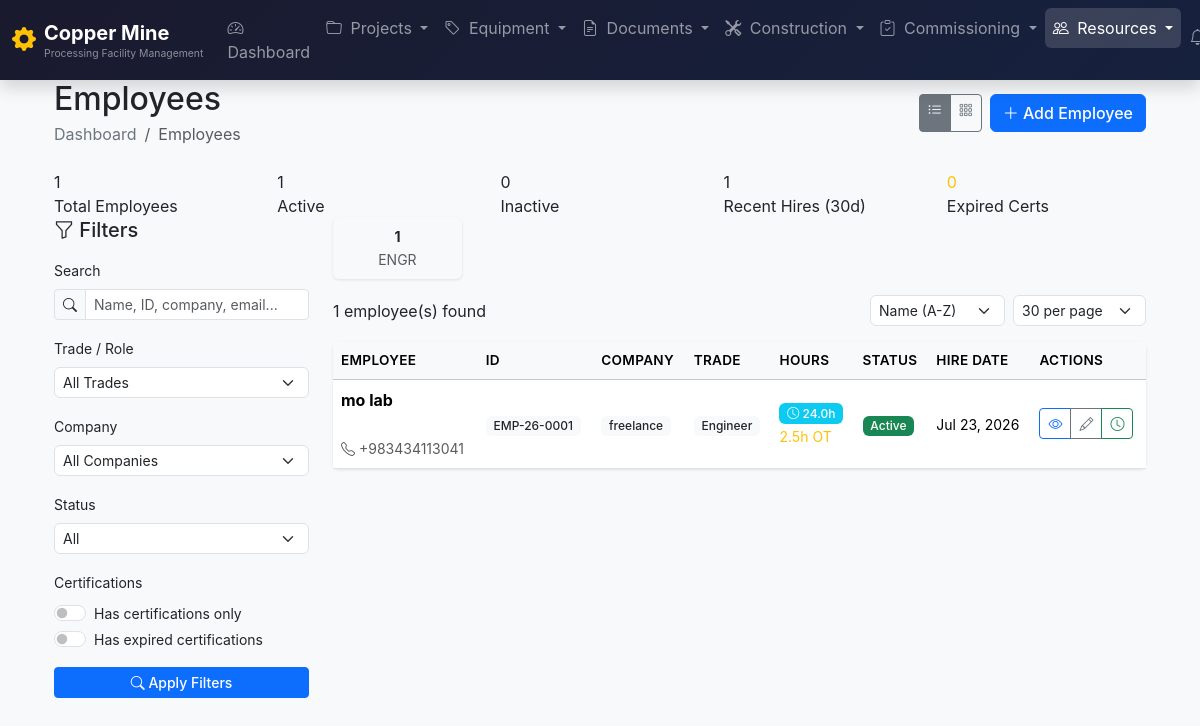
Page /resources/employees/ (signed in) on the earlier database version.
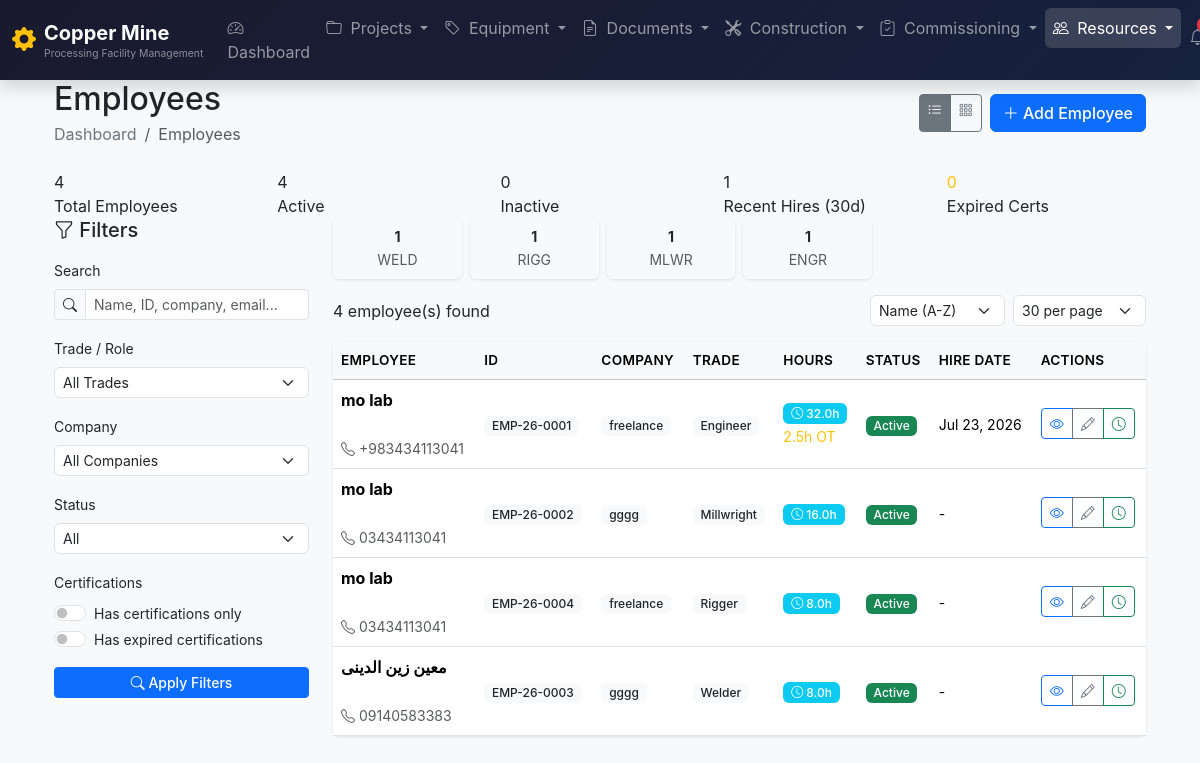
Same page on the later database version.
### resources/models.py (models this page shows, shortened)
class Employee(models.Model):
	class Trade(models.TextChoices):
		MILLWRIGHT = 'MLWR', 'Millwright'
		ELECTRICIAN = 'ELEC', 'Electrician'
		WELDER = 'WELD', 'Welder'
		PIPE_FITTER = 'PIPE', 'Pipe Fitter'
		INSTRUMENT_TECH = 'INST', 'Instrument Technician'
		RIGGER = 'RIGG', 'Rigger'
		SUPERVISOR = 'SUPV', 'Supervisor'
		ENGINEER = 'ENGR', 'Engineer'
		SAFETY_OFFICER = 'SAFE', 'Safety Officer'
		LABORER = 'LAB', 'Laborer'
		OPERATOR = 'OPER', 'Operator'
		OTHER = 'OTHR', 'Other'
	user = models.OneToOneField(
			User, on_delete=models.SET_NULL, null=True, blank=True,
			related_name='employee_profile'
			)
	employee_id = models.CharField(max_length=50, unique=True)
	first_name = models.CharField(max_length=100)
	last_name = models.CharField(max_length=100)
	company = models.CharField(max_length=255, help_text="Contractor or employer name")
	trade = models.CharField(max_length=5, choices=Trade.choices)
	phone = models.CharField(max_length=50, blank=True)
	email = models.EmailField(blank=True)
	is_active = models.BooleanField(default=True)
	hire_date = models.DateField(null=True, blank=True)
	termination_date = models.DateField(null=True, blank=True)
	notes = models.TextField(blank=True)
	created_at = models.DateTimeField(auto_now_add=True)
	updated_at = models.DateTimeField(auto_now=True)
	class Meta:
		ordering = ['last_name', 'first_name']
		verbose_name = 'Employee'
		verbose_name_plural = 'Employees'
	@property
	def full_name(self):
		return f"{self.first_name} {self.last_name}"

### resources/views.py (the view, shortened to what this page needs)
# urls.py: path('employees/', EmployeeListView.as_view(), name='employee_list'),
class EmployeeListView(LoginRequiredMixin, generic.ListView):
	model = Employee
	template_name = 'resources/employee_list.html'
	context_object_name = 'employees'
	paginate_by = 30
	def get_queryset(self):
		queryset = Employee.objects.select_related('user').annotate(
				certification_count=Count('certifications', distinct=True),
				timesheet_count=Count('timesheets', distinct=True),
				total_hours=Sum('timesheets__hours_worked'),
				total_overtime=Sum('timesheets__overtime_hours'),
				)
		form = EmployeeSearchForm(self.request.GET)
		if form.is_valid():
			data = form.cleaned_data
			if data.get('trade'):
				queryset = queryset.filter(trade=data['trade'])
			if data.get('company'):
				queryset = queryset.filter(company__icontains=data['company'])
			if data.get('is_active') in ['true', 'false']:
				queryset = queryset.filter(is_active=data['is_active'] == 'true')
			if data.get('has_certifications') == 'true':
				queryset = queryset.filter(certification_count__gt=0)
			if data.get('has_expired_certs') == 'true':
				queryset = queryset.filter(expired_certification_count__gt=0)
		sort = self.request.GET.get('sort', 'last_name')
		allowed_sorts = [
				'first_name', '-first_name',
				'last_name', '-last_name',
				'employee_id', '-employee_id',
				'company', '-company',
				'trade', '-trade',
				'hire_date', '-hire_date',
				'certification_count', '-certification_count',
				'total_hours', '-total_hours',
				]
		if sort in allowed_sorts:
			queryset = queryset.order_by(sort)
		return queryset
	def get_paginate_by(self, queryset):
		per_page = self.request.GET.get('per_page', '30')
		try:
			return min(int(per_page), 100)
		except ValueError:
			return 30
	def get_context_data(self, **kwargs):
		context = super().get_context_data(**kwargs)
		context['search_form'] = EmployeeSearchForm(self.request.GET)
		context['view_mode'] = self.request.GET.get('view', 'table')
		base_queryset = Employee.objects.all()
		context['total_employees'] = base_queryset.count()
		context['active_employees'] = base_queryset.filter(is_active=True).count()
		context['inactive_employees'] = base_queryset.filter(is_active=False).count()
		context['employees_with_certs'] = Certification.objects.values('employee').distinct().count()
		context['expiring_certifications'] = Certification.objects.filter(
				expiry_date__lte=timezone.now().date() + timedelta(days=30),
				expiry_date__gte=timezone.now().date(),
				is_valid=True
				).select_related('employee').order_by('expiry_date')[:10]
		context['expired_certifications_count'] = Certification.objects.filter(
				Q(is_valid=False) | Q(expiry_date__lt=timezone.now().date())
				).count()
		context['trade_distribution'] = base_queryset.values('trade').annotate(
				count=Count('id')
				).order_by('-count')
		context['company_distribution'] = base_queryset.values('company').annotate(
				count=Count('id'),
				total_hours=Sum('timesheets__hours_worked')
				).order_by('-count')[:10]
		thirty_days_ago = timezone.now().date() - timedelta(days=30)
		context['recent_hires'] = base_queryset.filter(
				hire_date__gte=thirty_days_ago
				).count()
		month_start = timezone.now().date().replace(day=1)
		context['month_total_hours'] = Timesheet.objects.filter(
				date__gte=month_start
				).aggregate(total=Sum('hours_worked'))['total'] or 0
		context['companies'] = base_queryset.values_list(
				'company', flat=True
				).distinct().order_by('company')
		context['today'] = timezone.now().date()
		return context

### resources/forms.py
class EmployeeSearchForm(forms.Form):
	search = forms.CharField(
			required=False,
			widget=forms.TextInput(attrs={
					'class': 'form-control form-control-sm',
					'placeholder': 'Search by name, ID, company, email...'
					})
			)
	trade = forms.ChoiceField(
			choices=[('', 'All Trades')] + list(Employee.Trade.choices),
			required=False,
			widget=forms.Select(attrs={
					'class': 'form-select form-select-sm',
					'onchange': 'this.form.submit()'
					})
			)
	company = forms.CharField(
			required=False,
			widget=forms.TextInput(attrs={
					'class': 'form-control form-control-sm',
					'placeholder': 'Filter by company...'
					})
			)
	is_active = forms.ChoiceField(
			choices=[('', 'All'), ('true', 'Active'), ('false', 'Inactive')],
			required=False,
			widget=forms.Select(attrs={
					'class': 'form-select form-select-sm',
					'onchange': 'this.form.submit()'
					})
			)

### templates/resources/employee_list.html (shortened to what the changed rows need)
{% extends 'base.html' %}
{% load static %}
{% block content %}
<div class="container-fluid py-4">
    <div class="d-flex justify-content-between align-items-center mb-4">
        <div>
            <h1 class="h2 mb-1">Employees</h1>
        </div>
    </div>
    <div class="stats-banner">
        <div class="row">
            <div class="col">
                <div class="stat-item">
                    <div class="stat-value">{{ total_employees }}</div>
                    <div class="stat-label">Total Employees</div>
                </div>
            </div>
            <div class="col">
                <div class="stat-item">
                    <div class="stat-value">{{ active_employees }}</div>
                    <div class="stat-label">Active</div>
                </div>
            </div>
        </div>
    </div>
    <div class="row">
        <div class="col-lg-9">
            <div class="row g-2 mb-3 quick-stats-row">
                {% for trade_stat in trade_distribution|slice:":6" %}
                <div class="col-md-2 col-4">
                    <div class="card bg-light h-100">
                        <div class="card-body text-center py-2">
                            <div class="fw-bold small">{{ trade_stat.count }}</div>
                            <small class="text-muted">{{ trade_stat.get_trade_display|default:trade_stat.trade }}</small>
                        </div>
                    </div>
                </div>
                {% endfor %}
            </div>
            <div class="d-flex justify-content-between align-items-center mb-3">
                <div class="pagination-info">
                    {% if is_paginated %}
                    Showing {{ page_obj.start_index }} - {{ page_obj.end_index }} of {{ page_obj.paginator.count }} employees
                    {% else %}
                    {{ employees.count }} employee(s) found
                    {% endif %}
                </div>
                <div class="d-flex align-items-center gap-2">
                    <select name="sort" class="form-select form-select-sm" style="width: auto;" onchange="updateSort(this.value)">
                    </select>
                    <select name="per_page" class="form-select form-select-sm" style="width: auto;" onchange="updatePerPage(this.value)">
                    </select>
                </div>
            </div>
            {% if employees %}
            {% if view_mode == 'table' %}
            <div class="card">
                <div class="table-responsive">
                    <table class="table table-hover align-middle mb-0">
                        <thead class="table-light">
                        <tr>
                            <th>Employee</th>
                            <th>ID</th>
                            <th>Company</th>
                            <th>Trade</th>
                            <th>Hours</th>
                            <th>Status</th>
                            <th>Hire Date</th>
                            <th>Actions</th>
                        </tr>
                        </thead>
                        <tbody>
                        {% for employee in employees %}
                        <tr onclick="window.location='#'"
                            class="{% if not employee.is_active %}table-secondary{% endif %}">
                            <td>
                                <div class="d-flex align-items-center">
                                    <div>
                                        <strong>{{ employee.full_name }}</strong>
                                        <br>
                                        <small class="text-muted">
                                            {% if employee.phone %}
                                            <br><i class="bi bi-telephone"></i> {{ employee.phone }}
                                            {% endif %}
                                        </small>
                                    </div>
                                </div>
                            </td>
                            <td>
                                <span class="badge bg-light text-dark">{{ employee.employee_id }}</span>
                            </td>
                            <td>
                                    <span class="badge bg-light text-dark company-badge"
                                          onclick="event.stopPropagation(); filterByCompany('{{ employee.company }}')">
                                        {{ employee.company|truncatechars:20 }}
                                    </span>
                            </td>
                            <td>
                                    <span class="badge trade-badge bg-light text-dark">
                                        {{ employee.get_trade_display }}
                                    </span>
                            </td>
                            <td>
                                {% if employee.total_hours %}
                                <span class="badge bg-info hours-badge">
                                            <i class="bi bi-clock"></i> {{ employee.total_hours|floatformat:1 }}h
                                        </span>
                                {% if employee.total_overtime %}
                                <br>
                                <small class="text-warning">{{ employee.total_overtime|floatformat:1 }}h OT</small>
                                {% endif %}
                                {% else %}
                                <span class="text-muted small">No hours</span>
                                {% endif %}
                            </td>
                            <td>
                                {% if employee.is_active %}
                                <span class="badge bg-success">Active</span>
                                {% else %}
                                <span class="badge bg-danger">Inactive</span>
                                {% endif %}
                            </td>
                            <td>
                                <small>{{ employee.hire_date|date:"M d, Y"|default:"-" }}</small>
                            </td>
                            <td onclick="event.stopPropagation()">
                                <div class="btn-group btn-group-sm">
                                    <a href="#"
                                       class="btn btn-outline-primary" title="View">
                                        <i class="bi bi-eye"></i>
                                    </a>
                                    <a href="#"
                                       class="btn btn-outline-secondary" title="Edit">
                                        <i class="bi bi-pencil"></i>
                                    </a>
                                    <a href="#"
                                       class="btn btn-outline-success" title="Add Timesheet">
                                        <i class="bi bi-clock"></i>
                                    </a>
                                </div>
                            </td>
                        </tr>
                        {% endfor %}
                        </tbody>
                    </table>
                </div>
            </div>
            {% endif %}
            {% endif %}
        </div>
    </div>
</div>
{% endblock %}

Differences in the rows shown:
computed for Employee "Jul 23, 2026": total_hours "24.0" → "32.0"
added Employee: full_name "mo lab", phone "03434113041", employee_id "EMP-26-0002", company "gggg", trade "Millwright", total_hours "16.0", is_active "Active", hire_date "-"
added Employee: full_name "mo lab", phone "03434113041", employee_id "EMP-26-0004", company "freelance", trade "Rigger", total_hours "8.0", is_active "Active", hire_date "-"
added Employee: full_name "معین زین الدینی", phone "09140583383", employee_id "EMP-26-0003", company "gggg", trade "Welder", total_hours "8.0", is_active "Active", hire_date "-"
Other differences:
{{ total_employees }}: "1" → "4"
{{ active_employees }}: "1" → "4"
{{ employees.count }}: "1" → "4"
new list line: "1 WELD"
new list line: "1 RIGG"
new list line: "1 MLWR"
